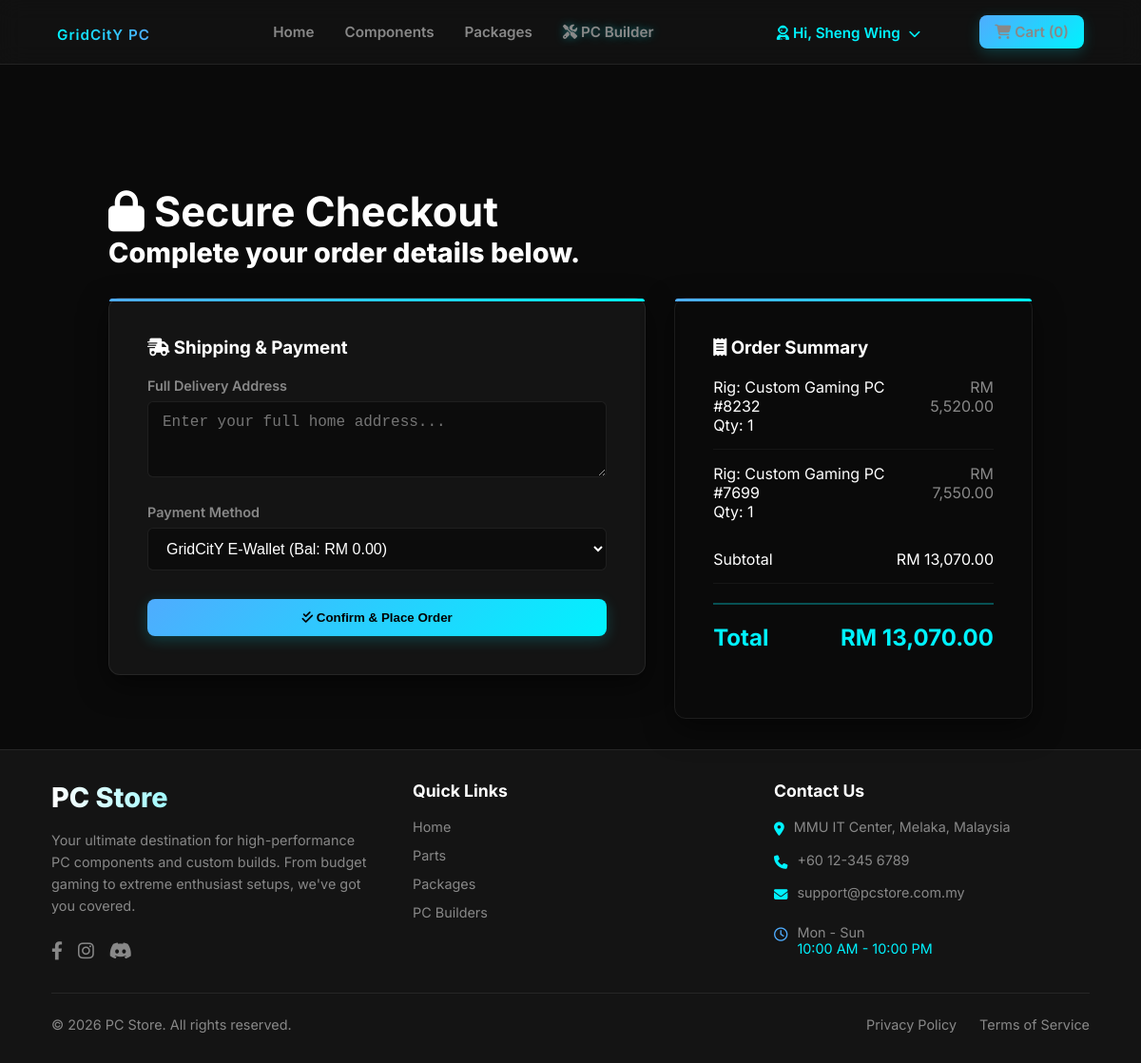
Page /checkout.php (signed in) on the earlier database version.
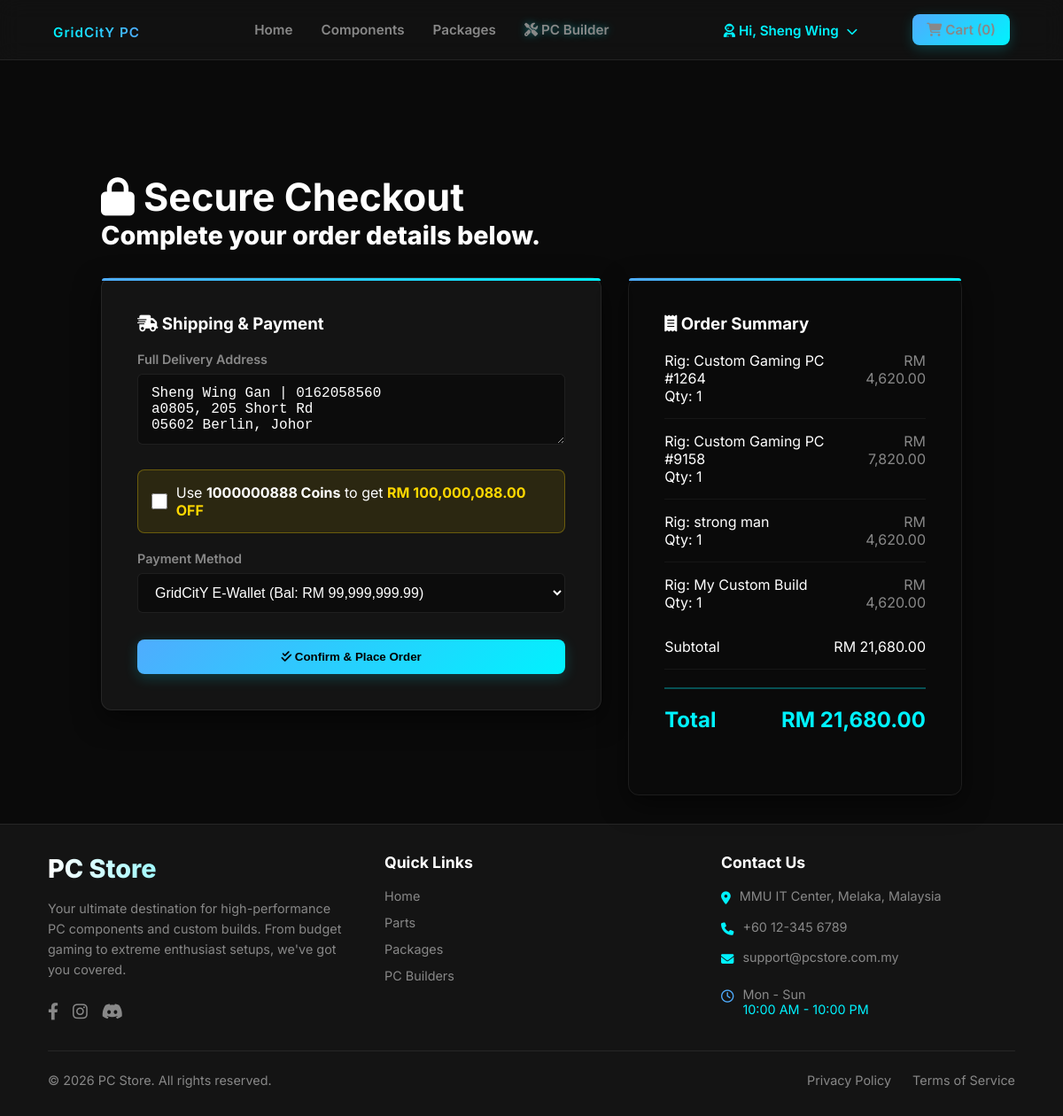
Same page on the later database version.
### tables this page shows
CREATE TABLE `shopping_cart` (
  `cart_id` int(11) NOT NULL,
  `customer_id` int(11) NOT NULL,
  `product_id` int(11) DEFAULT NULL,
  `pc_build` int(11) DEFAULT NULL,
  `quantity` int(11) NOT NULL DEFAULT 1,
  `added_at` datetime DEFAULT current_timestamp()
);

CREATE TABLE `customer_addresses` (
  `address_id` int(11) NOT NULL,
  `customer_id` int(11) NOT NULL,
  `full_address` text NOT NULL,
  `is_default` tinyint(1) DEFAULT 0 COMMENT '1=Default, 0=Normal',
  `created_at` datetime DEFAULT current_timestamp()
);

CREATE TABLE `customers` (
  `customer_id` int(11) NOT NULL,
  `first_name` varchar(50) NOT NULL,
  `last_name` varchar(50) NOT NULL,
  `email` varchar(100) NOT NULL,
  `password` varchar(255) NOT NULL,
  `phone_number` varchar(20) DEFAULT NULL,
  `wallet_balance` decimal(10,2) NOT NULL DEFAULT 0.00,
  `reward_coins` int(11) NOT NULL DEFAULT 0,
  `default_shipping_address` text DEFAULT NULL,
  `account_status` varchar(20) DEFAULT 'Active',
  `reset_token` varchar(6) DEFAULT NULL,
  `reset_token_expire` datetime DEFAULT NULL,
  `pref_gamer` int(11) DEFAULT 0,
  `pref_creator` int(11) DEFAULT 0,
  `pref_student` int(11) DEFAULT 0,
  `pref_enthusiast` int(11) DEFAULT 0
);

### checkout.php (the view, shortened to what the changed rows need)
<?php
require_once 'config.php';
$customer_id = $_SESSION['customer_id'];
$user_query = "SELECT wallet_balance, reward_coins FROM customers WHERE customer_id = ?";
$stmt_user = $conn->prepare($user_query);
$stmt_user->bind_param("i", $customer_id);
$stmt_user->execute();
$user_data = $stmt_user->get_result()->fetch_assoc();
$current_balance = $user_data['wallet_balance'];
$current_coins = $user_data['reward_coins'];
$default_address = "";
$address_query = "SELECT full_address FROM customer_addresses WHERE customer_id = ? AND is_default = 1 LIMIT 1";
$stmt_addr = $conn->prepare($address_query);
$stmt_addr->bind_param("i", $customer_id);
$stmt_addr->execute();
$addr_result = $stmt_addr->get_result();
if ($addr_result->num_rows > 0) {
    $addr_data = $addr_result->fetch_assoc();
    $default_address = $addr_data['full_address'];
}
$cart_query = "SELECT c.cart_id, c.quantity,
                      p.product_id, p.product_name, p.price AS product_price,
                      b.pc_build, b.build_name, b.total_price AS build_price
               FROM shopping_cart c
               LEFT JOIN products p ON c.product_id = p.product_id
               LEFT JOIN saved_builds b ON c.pc_build = b.pc_build
               WHERE c.customer_id = ?";
$stmt = $conn->prepare($cart_query);
$stmt->bind_param("i", $customer_id);
$stmt->execute();
$cart_result = $stmt->get_result();
$cart_items = [];
$total_amount = 0;
while ($row = $cart_result->fetch_assoc()) {
    $cart_items[] = $row;
    $price = $row['product_id'] ? $row['product_price'] : $row['build_price'];
    $total_amount += ($price * $row['quantity']);
}
?>
<!DOCTYPE html>
<html lang="en">
<head>
    <link rel="stylesheet" href="https://cdnjs.cloudflare.com/ajax/libs/font-awesome/6.4.0/css/all.min.css">
    <link rel="stylesheet" href="css/style.css">
</head>
<body>
    <?php include 'includes/header.php'; ?>
    <main class="main-container cart-page-wrapper">
        <div class="auth-title" style="text-align: left; margin-bottom: 30px;">
            <h2><i class="fa-solid fa-lock"></i> Secure Checkout</h2>
        </div>
        <div class="checkout-grid">
            <div class="auth-container" style="margin: 0; max-width: 100%;">
                <form action="checkout.php" method="POST" class="form" id="checkoutForm">
<div class="form-group input-group">
    <label class="form-label" for="shipping_address">Full Delivery Address</label>
    <textarea id="shipping_address" name="shipping_address" class="form-control" rows="3" required placeholder="Enter your full home address..."><?php echo htmlspecialchars($default_address); ?></textarea>
</div>
                    <?php if ($current_coins >= 10): ?>
                    <div class="form-group" style="background: rgba(255, 215, 0, 0.1); border: 1px solid rgba(255, 215, 0, 0.3); padding: 15px; border-radius: 8px; margin-bottom: 20px;">
                        <label style="display: flex; align-items: center; cursor: pointer; color: var(--text-main);">
                            <input type="checkbox" id="use_coins" name="use_coins" style="margin-right: 10px; width: 18px; height: 18px;">
                            <span>
                                Use <strong><?php echo $current_coins; ?> Coins</strong> to get
                                <strong style="color: #ffd700;">RM <?php echo number_format(floor($current_coins/10), 2); ?> OFF</strong>
                            </span>
                        </label>
                    </div>
                    <?php endif; ?>
                    <div class="form-group input-group">
                        <label class="form-label" for="payment_method">Payment Method</label>
                        <select id="payment_method" name="payment_method" class="form-control" required>
                            <option value="E-Wallet">GridCitY E-Wallet (Bal: RM <?php echo number_format($current_balance, 2); ?>)</option>
                        </select>
                    </div>
                </form>
            </div>
            <div class="auth-container" style="margin: 0; max-width: 100%; background: linear-gradient(145deg, var(--bg-darker), #151a25);">
                <div class="summary-list">
                    <?php foreach ($cart_items as $item): ?>
                        <div class="summary-item">
                            <div style="flex: 3;">
                                <span style="color: var(--text-main); display: block;">
                                    <?php echo htmlspecialchars($item['product_name'] ? $item['product_name'] : "Rig: " . $item['build_name']); ?>
                                </span>
                                <span class="specs">Qty: <?php echo $item['quantity']; ?></span>
                            </div>
                            <div style="flex: 1; text-align: right; color: var(--text-muted);">
                                RM <?php echo number_format($item['product_id'] ? $item['product_price'] : $item['build_price'], 2); ?>
                            </div>
                        </div>
                    <?php endforeach; ?>
                </div>
                <div class="summary-item" style="margin-top: 15px;">
                    <span class="specs">Subtotal</span>
                    <span class="specs" id="subtotal-display" data-subtotal="<?php echo $total_amount; ?>">RM <?php echo number_format($total_amount, 2); ?></span>
                </div>
                <div class="summary-item total-row">
                    <span>Total</span>
                    <span id="final-total-display">RM <?php echo number_format($total_amount, 2); ?></span>
                </div>
            </div>
        </div>
    </main>
</body>
</html>

Differences in the rows shown:
removed shopping_cart: build_name "Rig: Custom Gaming PC #8232", quantity "1", build_price "5,520.00"
removed shopping_cart: build_name "Rig: Custom Gaming PC #7699", quantity "1", build_price "7,550.00"
added customer_addresses: shipping_address "Sheng Wing Gan | 0162058560 a0805, 205 Short Rd 05602 Berlin, Johor"
now on this page (row edited): customers: reward_coins "1000000888", floor($current_coins/10) "100,000,088.00"
changed customers: reward_coins 0 → 1000000888 (drawn)
added shopping_cart: build_name "Rig: Custom Gaming PC #1264", quantity "1", build_price "4,620.00"
added shopping_cart: build_name "Rig: Custom Gaming PC #9158", quantity "1", build_price "7,820.00"
added shopping_cart: build_name "Rig: strong man", quantity "1", build_price "4,620.00"
added shopping_cart: build_name "Rig: My Custom Build", quantity "1", build_price "4,620.00"
Other differences:
form field use_coins: (not shown) → "☐"
form field payment_method: "GridCitY E-Wallet (Bal: RM 0.00)" → "GridCitY E-Wallet (Bal: RM 99,999,999.99)"
$total_amount: "13,070.00" → "21,680.00"
text now shown: "Use Coins to get RM OFF"
